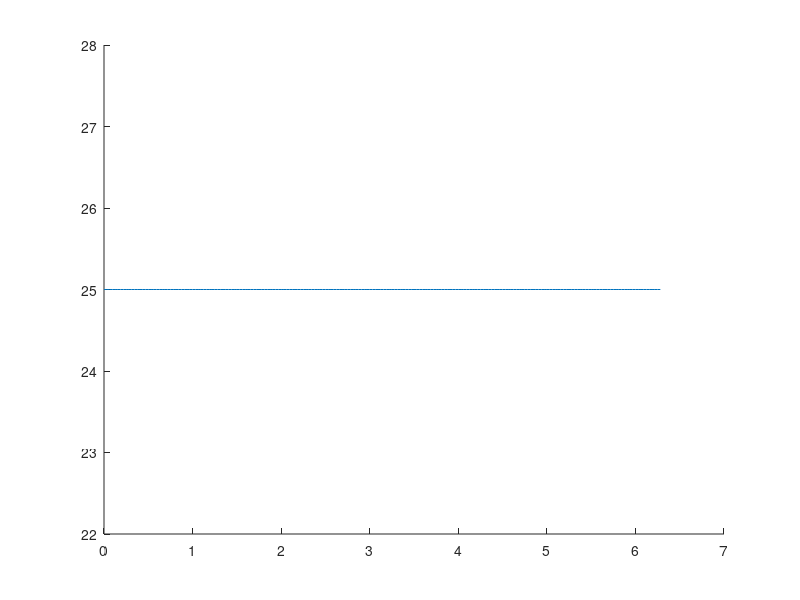

Here is the MATLAB script that generated this plot:

% *********************************************** 
% *                                             *
% * 3 September, 2023                           *
% * TED College                                 *
% * Sub-space Time Evolution,                   *
% *                                             *
% *                                             *
% * Here I study the dynamics                   *
% * of qubit-cavity system                      *
% * For "dispersive Hamiltonian"                *
% *                                             *
% * I used the subspace-time derivation method  *
% * also known as SubSpace TE method            *
% * Here, matrix C is based on                  *
% * My own approach                             *
% *                                             *
% * Dispersive H                                *
% ***********************************************

tic 
clc ;   
hold on ;

% =======================================================================
% Constants:

T = 2 * pi ;            % Totoal Time, (2 * pi) for a complete rotation 
step = 1/32 ;           % Powers of 2 : 16, 32, 64, ...
alpha = 5 ;             % Degree of Coherency of alpha

% dimension of bosonic field is approved to be the best fit for a ...
% ... coherent state with value of alpha = 5
dimension = 68 ;        % Dimension of bosonic subspace
qDimension = 2 ;        % Dimension of qubit subspace  

% =======================================================================
% Defining Annihilation and Creation Operators 

aI = eye(dimension) ;
vec = sqrt(1:dimension - 1) ;
a = diag(vec, 1) ;
ad = a' ;

qI = eye(qDimension) ;
qVec = sqrt(1:qDimension - 1) ;
sigma = diag(qVec, 1) ;
sigmad = sigma' ;

% =======================================================================
% Defining Annihilation and Creation Operators of Bosonic and Atomic Fields
% The Order of Subspaces is as follows:
% Atomic + Bosonic = Q + A 

I = kron(qI, aI) ;
Q = kron(sigma, aI) ;
A = kron(qI, a) ;

QD = Q';            % QD = sigma^dagger
AD = A';            % A = a^dagger

ground = Q * QD ;   % Atomic ground state
excited = QD * Q ;  % Atomic excited state

% =======================================================================
% Defining the States

% First of all, let's define our pure states 
ket = zeros(dimension,1) ;
ketZero = ket ;
ketZero(1) = 1;          % |0 > : ground state, [1, 0, 0, ...]
ketOne = ket ;
ketOne(2) = 1 ;          % |1 > : first excited state: [0, 1, 0, ...]
ketTwo = ket ;
ketTwo(3) = 1 ;          % |2 > : ground state, [0, 0, 1, ...]
ketThr = ket ;
ketThree(4) = 1 ;        % |3 > : ground state, [0, 0, 0, 1, ...]

qKet = zeros(qDimension, 1) ;
qKetZero = qKet ;
qKetZero(1) = 1 ;       % |0 > : ground state, [1, 0, 0, ...]
qKetOne = qKet ;
qKetOne (2) = 1 ;

ketAlpha = exp(-0.5 * abs(alpha) ^ 2) * expm(alpha * ad) * expm(-conj(alpha) * a) * ketZero ;     % coherent state alpha

state = kron(qKetZero * qKetZero', ketAlpha * ketAlpha') ;
% state = kron(qKetZero * qKetZero', ketOne * ketOne'); 
% state = kron(qKetZero * qKetZero', ketTwo * ketTwo'); 
% state = kron(qKetOne * qKetOne', ketZero * ketZero'); 
% state = kron(qKetOne * qKetOne', ketOne * ketOne'); 

atom = cell(2, 2);
atom{1, 1} = ground ;
atom{1, 2} = Q ;
atom{2, 1} = QD ;
atom{2, 2} = excited ;


field = cell(2, 2);
field{1, 1} = I ;
field{1, 2} = A ;
field{2, 1} = AD ;
field{2, 2} = AD * A ;

C = cell(16, 1);

C{1} = atom{1} * field{1} ;
C{2} = atom{1} * field{2} ;
C{3} = atom{2} * field{1} ;
C{4} = atom{2} * field{2} ;
C{5} = atom{1} * field{3} ;
C{6} = atom{1} * field{4} ;
C{7} = atom{2} * field{3} ;
C{8} = atom{2} * field{4} ;
C{9} = atom{3} * field{1} ;
C{10} = atom{3} * field{2} ;
C{11} = atom{4} * field{1} ;
C{12} = atom{4} * field{2} ;
C{13} = atom{3} * field{3} ;
C{14} = atom{3} * field{4} ;
C{15} = atom{4} * field{3} ;
C{16} = atom{4} * field{4} ;

C_ini = zeros(16, 1) ;

for i = 1:16
        
    C_ini(i) = trace(state * C{i}) ;
end

% =======================================================================
% Lindbladian
X = zeros(16, 16) ;

X(2, 2) = -1 ;
X(4, 4) = -2 ;
X(5, 5) = +1 ;
X(6, 1) = +1 ;
X(7, 7) = +2 ;
X(8, 3) = +2 ;
X(10, 10) = -1 ;
X(12, 12) = -2 ;
X(13, 13) = +1 ;
X(14, 9) = +1 ;
X(15, 15) = +2 ;
X(16, 11) = +2 ;

% To calculate C2
lindbladian = 1i * X ;

% ======================================================================
% Main: Integral Method

Time = 0 : step : T ;   % total steps, we need this in our plot

resultC = zeros(round((1/step) * T), 1) ;     % C2 is stored here
  
counter = 1 ;
  
for time = 0:step:T
   
   co = expm(lindbladian * time) ;
   result = co * C_ini ;
  
   % Calculations regarding C2
   resultC(counter, 1) = result(6, 1) + result(16, 1) ;
   
   disp( " ================================================ " );
   disp( resultC(counter, 1) );
 
%    disp("I am here: ");
%    disp(time);
    
   counter = counter + 1;
    
end

% =======================================================================
% Plot the Result                         

plot(Time, real(resultC));

elapsed_Time = toc ;
disp('Run Iime (minute):') ;
disp(elapsed_Time / 60);


